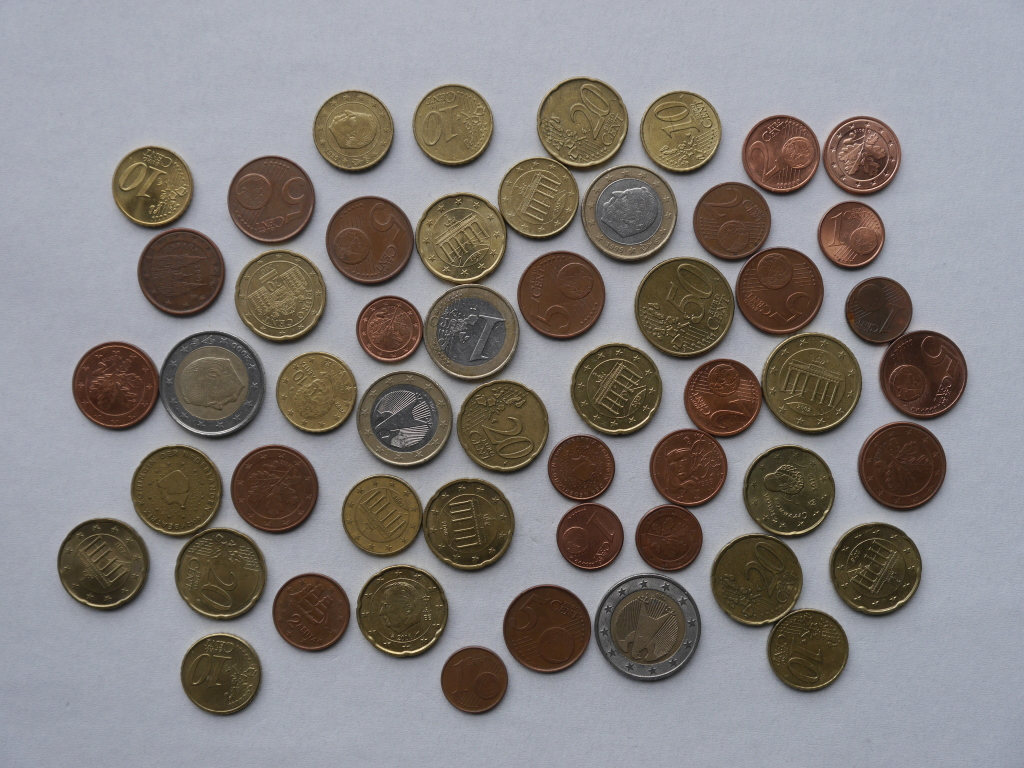
#> input picture 006-object segmentation/images/coins.jpg, 1024 x 768 px, found by its file name
$ jupyter execute 007-watershed-segmentation.ipynb   (older library calls are emulated)
#> lines starting #> are read from the running program, lines starting #| are printed output that depends on the picture; after the words box and inside, x2 and y2 are one past the last pixel; in counts of white or black regions, pixels touching at a corner belong together
### Segmentação por Watershed

[cell 1]
import cv2
import numpy as np

from scipy import ndimage as ndi
from skimage.feature import peak_local_max
from skimage.segmentation import watershed

import matplotlib.pyplot as plt

[cell 2]
img = cv2.imread(r'C:\Users\shuel\Documents\Workspace\computer-vision\computer-vision-meganha\006-object segmentation\images\coins.jpg')
#> img is the input picture: shape (768, 1024, 3); mean B, G, R 126.8, 128.1, 132.6

# filtro para preservação de borda de imagem
# frequentemente usado para remover ruídos antes da segmentação por watershed
filtro = cv2.pyrMeanShiftFiltering(img, 20, 40)

gray = cv2.cvtColor(filtro, cv2.COLOR_BGR2GRAY)
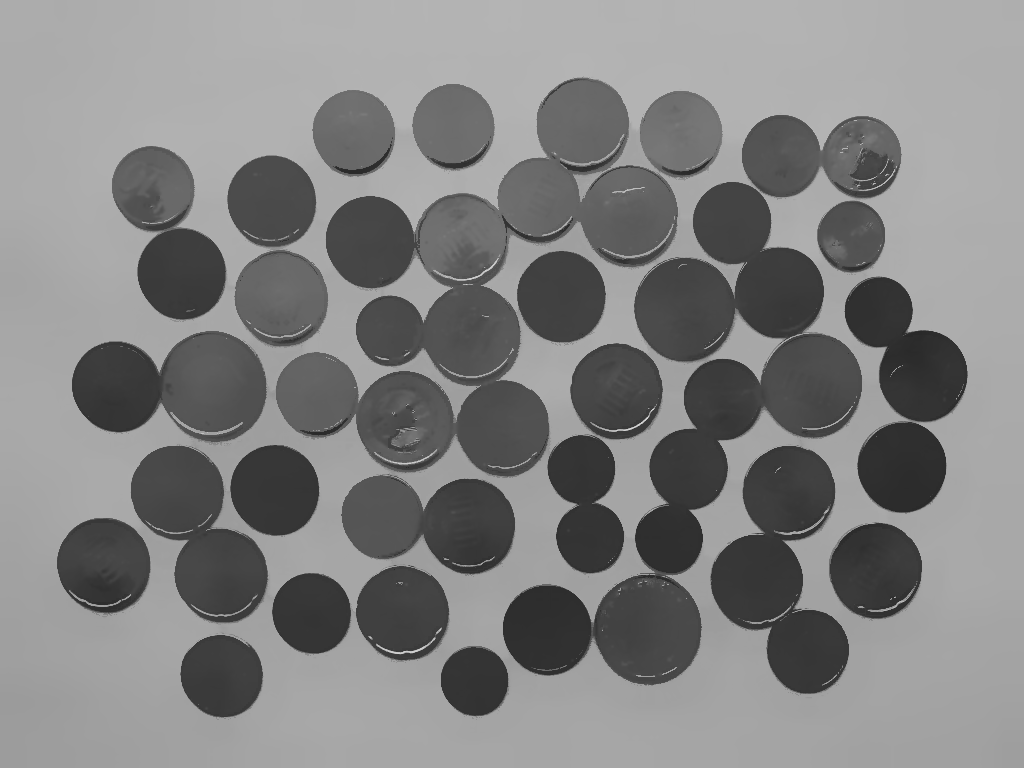
#> gray: shape (768, 1024); min 40, max 214, mean 129.9
_, thresh = cv2.threshold(gray, 0, 255, cv2.THRESH_BINARY_INV | cv2.THRESH_OTSU)
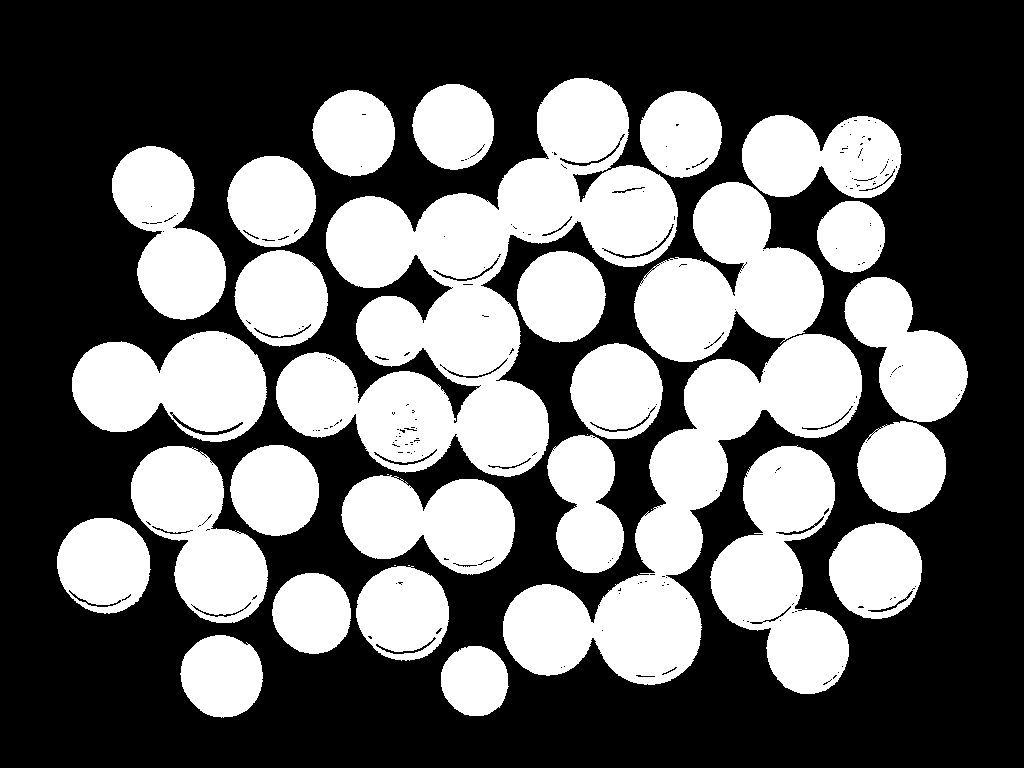
#> thresh: shape (768, 1024); 40.3% white; 34 white regions (7 under 20 px)

titulos = ['Imagem Orignal', 'Filtro', 'Tons de cinza', 'Thresh']
imagens = [img, filtro, gray, thresh]

fig = plt.gcf()
fig.set_size_inches(16, 12)
for i in range(4):
    plt.subplot(2, 2, i+1)
    plt.imshow(imagens[i])
    plt.title(titulos[i])
    plt.xticks([]), plt.yticks([])
plt.show()
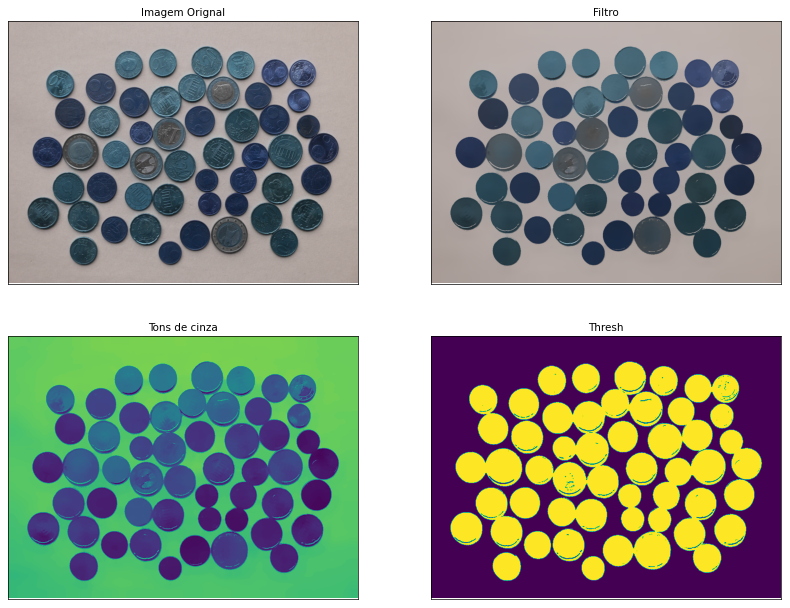
#> figure drawn by matplotlib, 4 panels; B, G, R data is drawn as R, G, B

#### Preenchimento dos buracos na imagem binária

[cell 3]
contornos, _ = cv2.findContours(thresh, cv2.RETR_TREE, cv2.CHAIN_APPROX_SIMPLE)
#> contornos = 436 contours, 368 with area under 20; largest, box (x1, y1, x2, y2) and area: (276, 78, 678, 477) 64768, (503, 334, 862, 685) 37266, (634, 182, 824, 362) 19442, (710, 445, 849, 694) 18921, (72, 331, 267, 442) 15470
buracos = []
for con in contornos:
    area = cv2.contourArea(con)
    if area < 1000:
        buracos.append(con)
#> this loop made 436 passes
#> area on passes 1, 2, 4: 3653, 5224, 4909.5
#> after the loop, buracos = 409 contours, 368 with area under 20; largest, box (x1, y1, x2, y2) and area: (171, 413, 244, 436) 299, (603, 223, 675, 260) 252, (559, 140, 621, 167) 220, (432, 257, 500, 282) 214, (373, 448, 438, 466) 200
cv2.drawContours(thresh, buracos, -1, 255, -1)
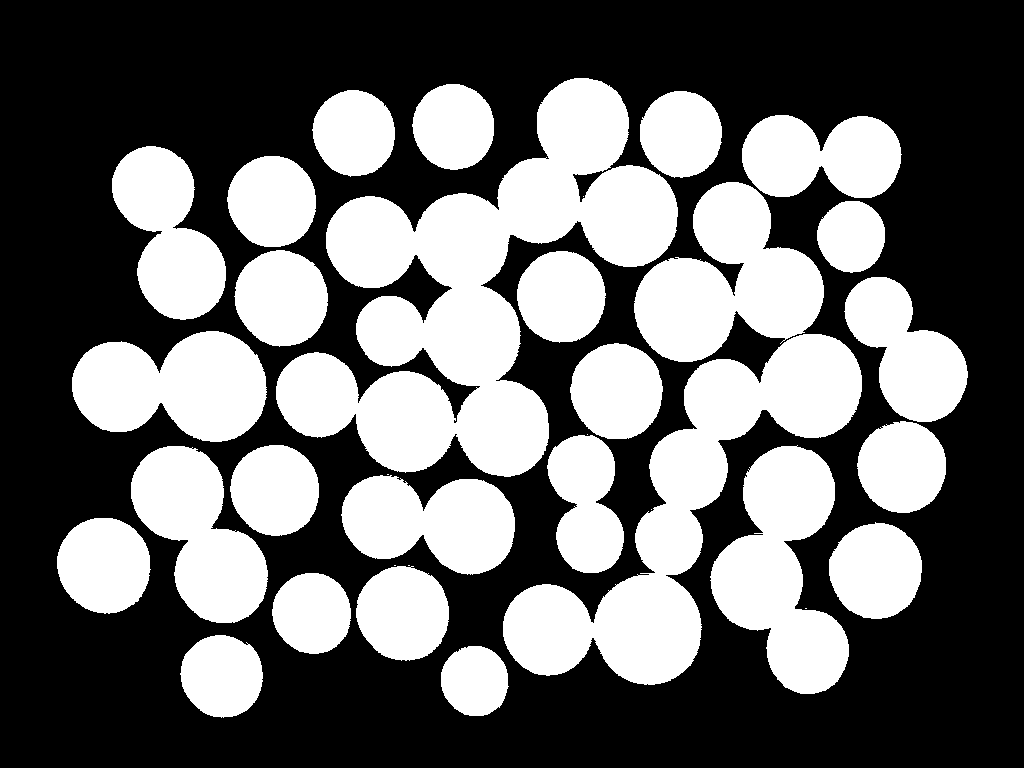
#> thresh: shape (768, 1024); 40.7% white; 34 white regions (7 under 20 px), largest, box (x1, y1, x2, y2) and area: (276, 78, 678, 477) 65916, (503, 334, 862, 685) 37951, (634, 182, 824, 362) 19810

fig = plt.gcf()
fig.set_size_inches(12, 8)
plt.imshow(thresh)

#### Cálculo da distância da transformação
ndi.distance_transform_edt

    - src - imagem de entrada
    - dst - imagem de saída
    - distanceType - variável que representa o tipo de transformação de distância
    - maskSize - variável que representa o tamanho da máscara (geralmente é definida com um valor 3)

Para o parâmetro distanceType, podemos escolher vários tipos diferentes de transformada de distância. Em nosso código, estamos usando uma distância euclidiana simples. No exemplo a seguir, você pode ver alguns outros tipos de transformações de distância.

    - DIST_USER - distância definida pelo usuário
    - DIST_L1 - (distância = |x1 - x2| + |y1 - y2|)
    - DIST_L2 - a distância euclidiana simples
    - DIST_C - (distância = max(|x1 - x2|, |y1 - y2|))

[cell 4]
dist = ndi.distance_transform_edt(thresh, cv2.DIST_L2)
dist_visual = dist.copy()

#### Encontrando os pontos máximos locais
O próximo passo é encontrar as coordenadas dos picos (máximos locais) das áreas brancas na imagem. Para isso, usaremos a função 'peak_local_max()' da biblioteca Scikit-image. Vamos aplicar esta função à nossa 'distance_transform' imagem e saída nos dará os marcadores que serão usados na função watershed

[cell 5]
local_max = peak_local_max(dist, indices=False, min_distance=20, labels=thresh)
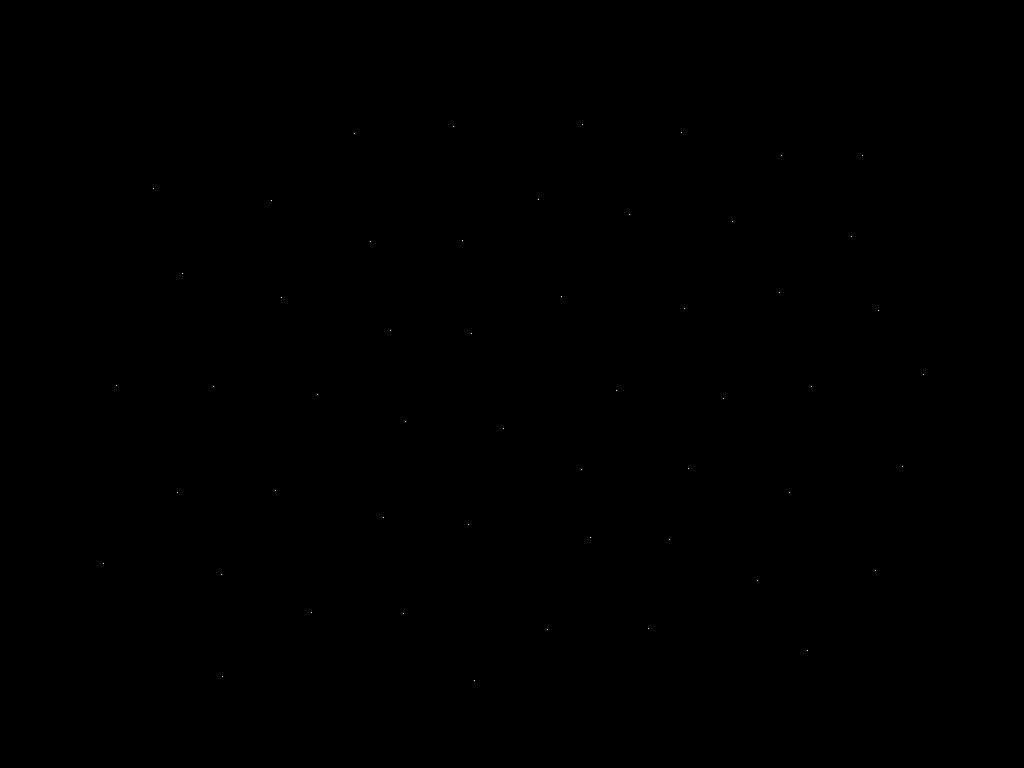
#> local_max: shape (768, 1024) bool; 0.01% white in thin lines or dots, all inside (x1, y1, x2, y2) = (103, 124, 924, 681)

#### Marcando os Labels

[cell 6]
markers = ndi.label(local_max, structure=np.ones((3, 3)))[0]
#> markers: shape (768, 1024) int32; 53 distinct labels, from 0 to 52

#### Watershed
A etapa final é aplicar a skimage.segmentation.watershed() função da biblioteca Scikit-image.

Como parâmetros, precisamos passar nossa imagem de transformação de distância invertida e os marcadores que calculamos na linha de código anterior.

Como o algoritmo de watershe assume que nssos marcadores representam mínimos locais, precisamos inverter nossa imagem de transformada de distância. Dessa forma, pixels claros representarão elevações altas, enquanto pixels escuros representarão elevações baixas para a transformada de bácia

[cell 7]
labels = watershed(-dist, markers, mask=thresh)
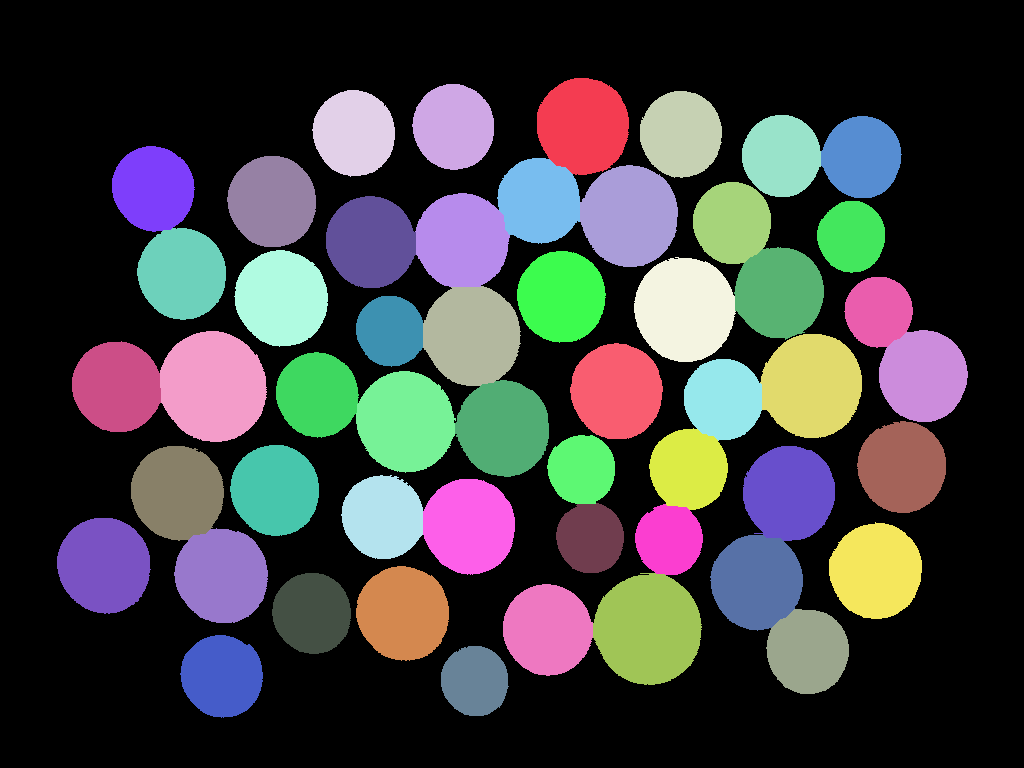
#> labels: shape (768, 1024) int32; 53 distinct labels, from 0 to 52; one colour per label, 0 black

[cell 8]
titulos = [
    'Imagem Original',
    'Limiarização (objetos juntos)',
    'Distance Transform',
    'Watershed (objetos separados)'
    ]
imagens = [
    img,
    thresh,
    dist_visual,
    labels
]

fig = plt.gcf()
fig.set_size_inches(16, 12)
for i in range(4):
    plt.subplot(2,2,i+1)
    # condição para colocar colormap jet apenas para imagem com resultado do watershed
    if (i == 3):
        cmap = "jet"
    else:
        cmap = "gray"
    plt.imshow(imagens[i], cmap)
    plt.title(titulos[i])
    plt.xticks([]), plt.yticks([])
plt.show()
#> figure, not shown here; B, G, R data is drawn as R, G, B
